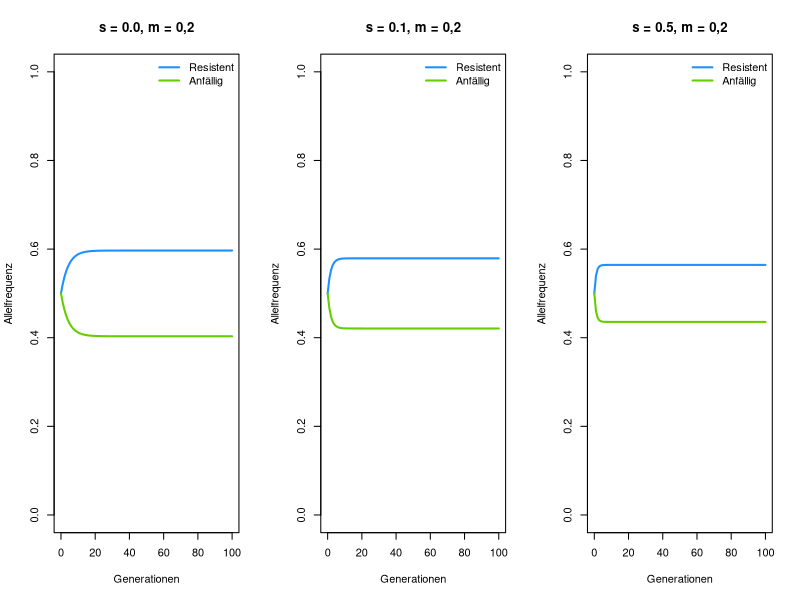

Write the R code that produced this figure.
## ---- chunk 1
# Selektion; Berechnung der mittleren Fitness
selektionsschritt <- function(p, # Proportion des gefragten Alleles
                              w) # Fitness der verschiedenen Genotypen (Vektor mit drei Einträgen)
  {
  
  q <- 1-p # Proportion des anderen Alleles
  
  w_quer <- p^2*w[1] + 2*p*q*w[2] + q^2*w[3]
  
  p_sel <- (p^2*w[1] + p*q*w[2] )/ w_quer
  
  return(p_sel)
}

# Simulation eines Generationschritts, Selektion gefolgt von Migration
eine_generation <- function(p, # Frequenz des Resistenz-Alleles
                            s, # Selektionskoeffizient
                            m) # Migration
  {
  
  q <- 1 - p # Proportion der anfälligen Moskitos
  
  # Selektion
  p_sel <- selektionsschritt(p, c(1 + s, 1 + s/2, 1))
  q_sel <- selektionsschritt(q, c(1, 1 + s/2, 1 + s))
  
  # Migration
  p_mig <- (1 - m) * p_sel + m * q
  q_mig <- (1 - m) * q_sel + m * p
  
  return(c(p_mig, q_mig))

}

## ---- chunk 2

eine_generation(p = 0.5,
                s = 0.2,
                m = 0.2)

## ---- chunk 3
# Simulation mehrerer Generationen
simulateLA <- function(p_0, # Anfangsfrequenz
                       s, # Selektionskoeffizient
                       m, # Migration
                       generationen = 100) # Anzahl Generationen; Annahme = 100
  {
  
  p <- q <- numeric(generationen + 1) # Vorbereiten von leeren Vektoren (von 0 bis zur maximalen Generationen Zahl)
  
  # Anfangsfrequenzen
  p[1] <- p_0
  q[1] <- 1- p_0 
  
  for (t in seq_len(generationen)) { # Wiederholen der Zeitschritte
    
    new_freq <- eine_generation(p[t], s, m)
    p[t + 1] <- new_freq[1]
    q[t + 1] <- new_freq[2]
  }
  
  data.frame(generation = 0:generationen, 
             p = p, 
             q = q)
}

## ---- chunk 4

no_sel <- simulateLA(p_0 = 0.5,
                     s = 0.2,
                     m = 0.1)

schwach_sel <- simulateLA(p_0 = 0.5,
                     s = 0.4,
                     m = 0.2)

stark_sel <- simulateLA(p_0 = 0.5,
                     s = 0.6,
                     m = 0.3)

par(mfrow = c(1, 3))

plot(x = no_sel$generation,
     y = no_sel$p,
     type = "l", lwd = 2, col = "dodgerblue",
     xlab = "Generationen",
     ylab = "Allelfrequenz",
     ylim = c(0,1),
     main = "s = 0.0, m = 0,2")
lines(x = no_sel$generation,
     y = no_sel$q, 
     type = "l", lwd = 2, col = "chartreuse3")
legend("topright", c("Resistent", "Anfällig"),
       col = c("dodgerblue", "chartreuse3"),
       lwd = 2, bty = "n")

plot(x = schwach_sel$generation,
     y = schwach_sel$p,
     type = "l", lwd = 2, col = "dodgerblue",
     xlab = "Generationen",
     ylab = "Allelfrequenz",
     ylim = c(0,1),
     main = "s = 0.1, m = 0,2")
lines(x = schwach_sel$generation,
     y = schwach_sel$q, 
     type = "l", lwd = 2, col = "chartreuse3")
legend("topright", c("Resistent", "Anfällig"),
       col = c("dodgerblue", "chartreuse3"),
       lwd = 2, bty = "n")

plot(x = stark_sel$generation,
     y = stark_sel$p,
     type = "l", lwd = 2, col = "dodgerblue",
     xlab = "Generationen",
     ylab = "Allelfrequenz",
     ylim = c(0,1),
     main = "s = 0.5, m = 0,2")
lines(x = stark_sel$generation,
     y = stark_sel$q, 
     type = "l", lwd = 2, col = "chartreuse3")
legend("topright", c("Resistent", "Anfällig"),
       col = c("dodgerblue", "chartreuse3"),
       lwd = 2, bty = "n")
